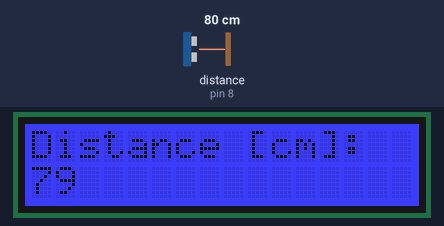
The sketch below on a simulated Arduino Uno, built with avr-gcc and run on an emulated ATmega328P. On the bench: 16×2 character LCD. Wiring (inferred from the names in the program): ultrasonic range finder: trigger pin 7; echo pin 8. The inputs (shaded band) are chosen by the test bench; at power-on: distance to the obstacle (sensor on pin 8) 80 cm. The echo pulse lasts 58.3 µs per cm.

Above: at 2.25 s.
2.3 s: distance to the obstacle (sensor on pin 8) set to 2 cm
At 2.38 s:
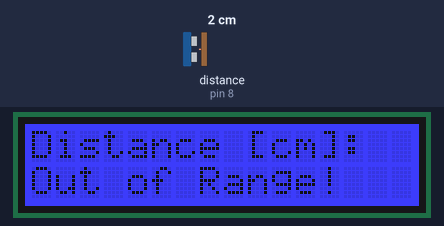
4.2 s: distance to the obstacle (sensor on pin 8) set to 4 cm
At 4.29 s:
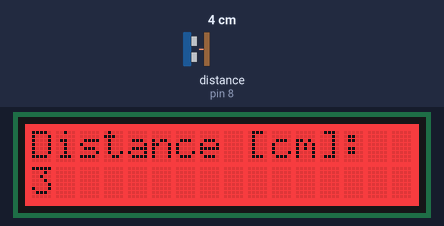
5.9 s: distance to the obstacle (sensor on pin 8) set to 18 cm
At 6.05 s:
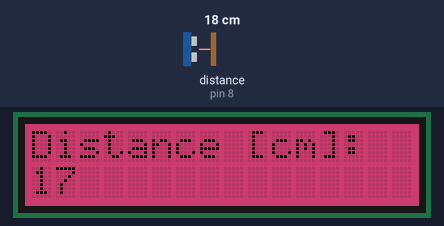
7.7 s: distance to the obstacle (sensor on pin 8) set to 35 cm
At 7.84 s:
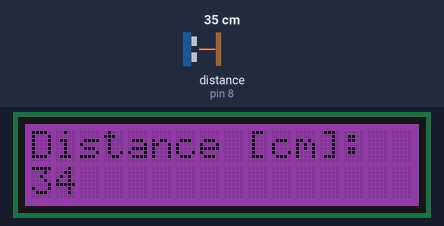

Measured:
- after the input at 2.3 s, the display: first differs from a run without the input at once (image 1)
- after the input at 4.2 s, the display: first differs from a run without the input at once (image 2)
- after the input at 5.9 s, the display: first differs from a run without the input after 0.10 s (image 3)
- after the input at 7.7 s, the display: first differs from a run without the input after 0.09 s (image 4)

The sketch:

rgb-lcd-range-sensor.ino
```cpp
// (licence header left out)
#include <rgb_lcd.h>
#include <Wire.h>

// LCD related fields
rgb_lcd lcd;
int colorR = 0;
int colorG = 0;
int colorB = 255;

// Range sensor related fields
const int triggerPin = 7;
const int echoPin = 8;
float duration; // Time in microseconds
int distance; // Distance in cm
float speed_of_sound_in_air;// Approx speed of sound at a given temp [m/s]
float speed_of_sound_ref; //Approx speed of sound at 0 degrees C [m/s]
float temperature; // temerature of room in degrees celsius
float speed_of_sound; //Speed in arduino friendly unts[cm per microsecond]

void setup()
{
  pinMode(triggerPin, OUTPUT);
  pinMode(echoPin, INPUT);
  // The speed of sound is not contant and depends on the medium it is
  // traveling through, temperature, humidity and other factors. Our
  // approximation is greatly simplified and we will only consider
  // temperature variation for a typical earth atmosphere.
  // See http://hyperphysics.phy-astr.gsu.edu/hbase/Sound/souspe3.html
  // for additional context.
  speed_of_sound_ref = 331.4;
  temperature = 21.1;
  speed_of_sound_in_air = speed_of_sound_ref + (0.6 * temperature);
  speed_of_sound = speed_of_sound_in_air / 10000.0;

  // LCD initialization
  lcd.begin(16, 2);
  lcd.setRGB(colorR, colorG, colorB);
  lcd.print("Distance [cm]: ");

  delay(1000);
}

void loop()
{
  // Clear second line of LCD and get ready to print sensor results
  lcd.setCursor(0, 1);
  lcd.print("               ");
  lcd.setCursor(0, 1);

  // Ensure that the range sensor is ready
  digitalWrite(triggerPin, LOW);
  delayMicroseconds(2);

  // Send ultrasoic pulses
  digitalWrite(triggerPin, HIGH);
  delayMicroseconds(10);
  digitalWrite(triggerPin, LOW);

  // Read time to hear echo
  duration = pulseIn(echoPin, HIGH);
  // The duration represents a round trip time
  // speed = distance / time
  // distance = time * speed
  // Finally, we convert the result into an integer to show a more steady
  // value on the display.
  distance = (int)((duration / 2) * speed_of_sound);

  // The ultrasonic range finder has an advertised range of 2cm to 400cm
  // Any other distance values we assume to be invalid.
  if (distance >= 400 || distance <= 2) {
    lcd.print("Out of Range!");
    colorR = 0;
    colorB = 255;
  }
  else {
    lcd.print((int)distance);
    // Normalize the distance and use it to calculate a percentage of red
    // and blue for the LCD backlight.
    // 2cm = 100% red and 60cm = 0% red
    // 2cm = 0% blue and 60 cm = 100% blue
    if (distance > 60) {
      colorR = 0;
      colorB = 255;
    } else {
      colorR = (int)(255 * ((60 - distance) / 58.0));
      colorB = 255 - colorR;
    }
  }
  lcd.setRGB(colorR, colorG, colorB);
  delay(100);
}
```
